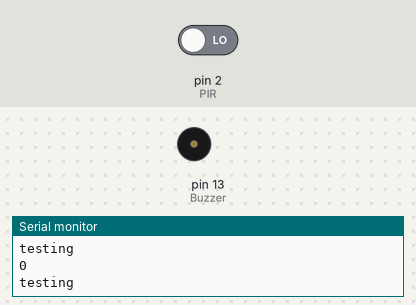
A sketch run on a simulated Arduino Mega 2560, built with avr-gcc and run on an emulated ATmega2560. On the bench: buzzer (waves = sounding, pin HIGH), the last lines printed to the serial monitor. Inputs (shaded band) come from the test bench; at power-on: pin 2 (PIR) LOW. The modem accepts every AT command (registered, SIM ready, sends succeed) and sends nothing else.

Above: at 5.8 s.
5.9 s: pin 2 (PIR) driven HIGH
At 9.5 s:
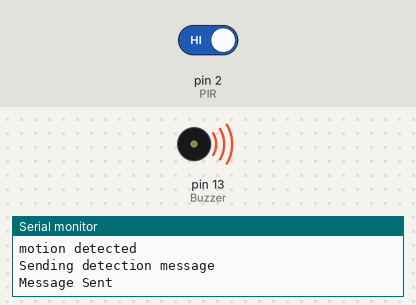
Timing chart, 0 to 11.0 s (numbered marks = the images above; inputs shaded):
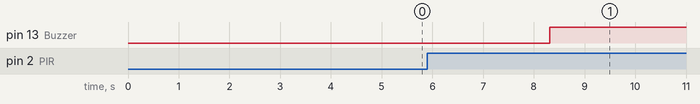

Measured:
- after the input at 5.9 s, pin 13 (Buzzer): LOW → HIGH after 2.4 s

The sketch:

test2.ino
```cpp
/**********************************************************
 | Name:KEMAJOU NJAMEN DANIEL ISAAC                        |
 | Matricule:  FE14A104                                    |
 | Purpose of the program: Final year project testcase -2  |
 | Date: JULY, 2018                                        |
 ***********************************************************/

#include <SoftwareSerial.h>

//Configure software serial port
SoftwareSerial Serial1(7,8);
int PIR=2;
int Buzzer=13;
String textMessage="";
void emptyBuffer();
void sendSMS(String);
int motion=0;

void setup() {
 Serial.begin(9600);
 Serial1.begin(9600);
 delay(2000);
 pinMode(PIR,INPUT);
 pinMode(Buzzer,OUTPUT);
 digitalWrite(Buzzer,LOW);
 Serial1.print("AT+CMGF=1\r");
  delay(1000);
 Serial1.print("AT+CNMI=2,2,0,0,0\r");
 delay(1000);
 Serial.println("emptying buffer");
 emptyBuffer();
 Serial.println("emptied buffer");
}
void loop() {
  Serial.println("testing");
  Serial.println(digitalRead(PIR));
  motion=digitalRead(PIR);

  if(motion==HIGH){
     Serial.println("motion detected");
     Serial.println("Sending detection message");
     sendSMS("MOTION DETECTED");
     Serial.println("Message Sent");
     emptyBuffer();
     digitalWrite(Buzzer,HIGH);
     motion==LOW;
  }

  if(Serial1.available()>0){
   Serial.println("Something is available from the GSM module");
   textMessage=Serial1.readString();
   Serial.print(textMessage);
   delay(2000);
   if(textMessage.indexOf("OFF")>=0){
   sendSMS("ALARM IS NOW OFF");
   digitalWrite(Buzzer,LOW);
   Serial.println("ALARM OFF");
   emptyBuffer();
   textMessage="";
    }
   //if(textMessage.indexOf("ON")>=0){
   //sendSMS("ALARM IS NOW ON");
   //digitalWrite(Buzzer,HIGH);
  // Serial.println("ALARM ON");
  // emptyBuffer();
   //textMessage="";
   // }

 }


  }


void sendSMS(String sms){
// AT command to set SIM900 to SMS mode
  Serial1.print("AT+CMGF=1\r");
  delay(200);

  // REPLACE THE X's WITH THE RECIPIENT'S MOBILE NUMBER
  // USE INTERNATIONAL FORMAT CODE FOR MOBILE NUMBERS
  Serial1.println("AT + CMGS = \"+237672751838\"");
  delay(200);

  // REPLACE WITH YOUR OWN SMS MESSAGE CONTENT
  Serial1.print(sms);
  delay(200);

  Serial1.write(0x0D);
  Serial1.println();
  Serial1.println((char)26);
  // Give module time to send SMS
  delay(200);
}

void emptyBuffer(){
 char value;
 while(Serial1.available()>0){
  value = Serial1.read();
  delay(50);
 }
 value = 0;
}
```
